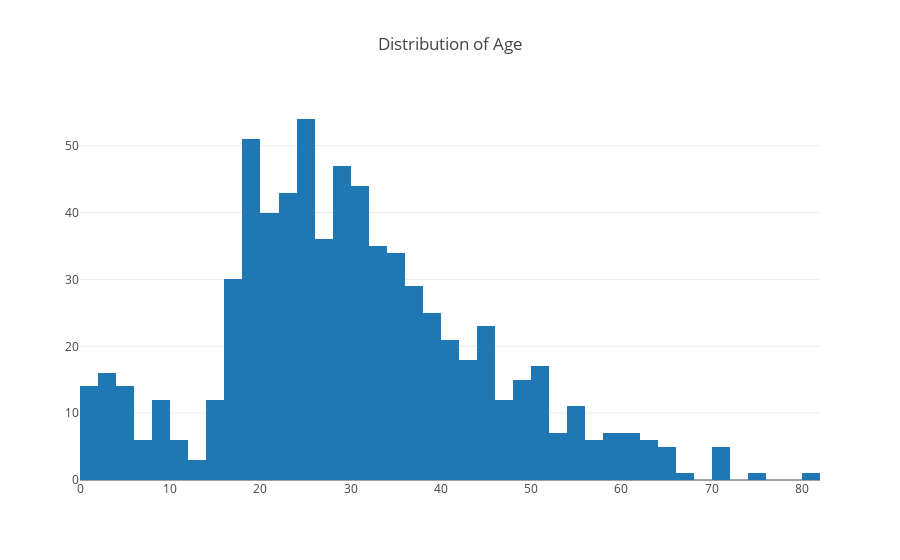

Here is the notebook cell this chart was saved with:
### Code cell
# lets do age imputation; lets take a look at the histogram for age to get an idea of what the population looks like
# if we can visually "match" the histograms we can probably attribute the probability functions are the same,
    # which would imply that they are from the same sample space
trace0 = go.Histogram(x=df['Age'])
data = [trace0]
layout = go.Layout(title='Distribution of Age')
fig = go.Figure(data=data, layout=layout)
py.iplot(fig)

### Figure 1 — Plotly figure (JSON) as saved in the notebook; plotly's stock layout.template omitted (floating-point values rounded to 4 significant figures; data arrays with more than 128 entries replaced by an {"elided": "..."} marker saying what was removed)
{"data": [{"type": "histogram", "uid": "39beca86-a5ae-11e8-918f-88e9fe7b2dc1", "x": {"elided": "891 float values"}}], "layout": {"title": "Distribution of Age"}}
